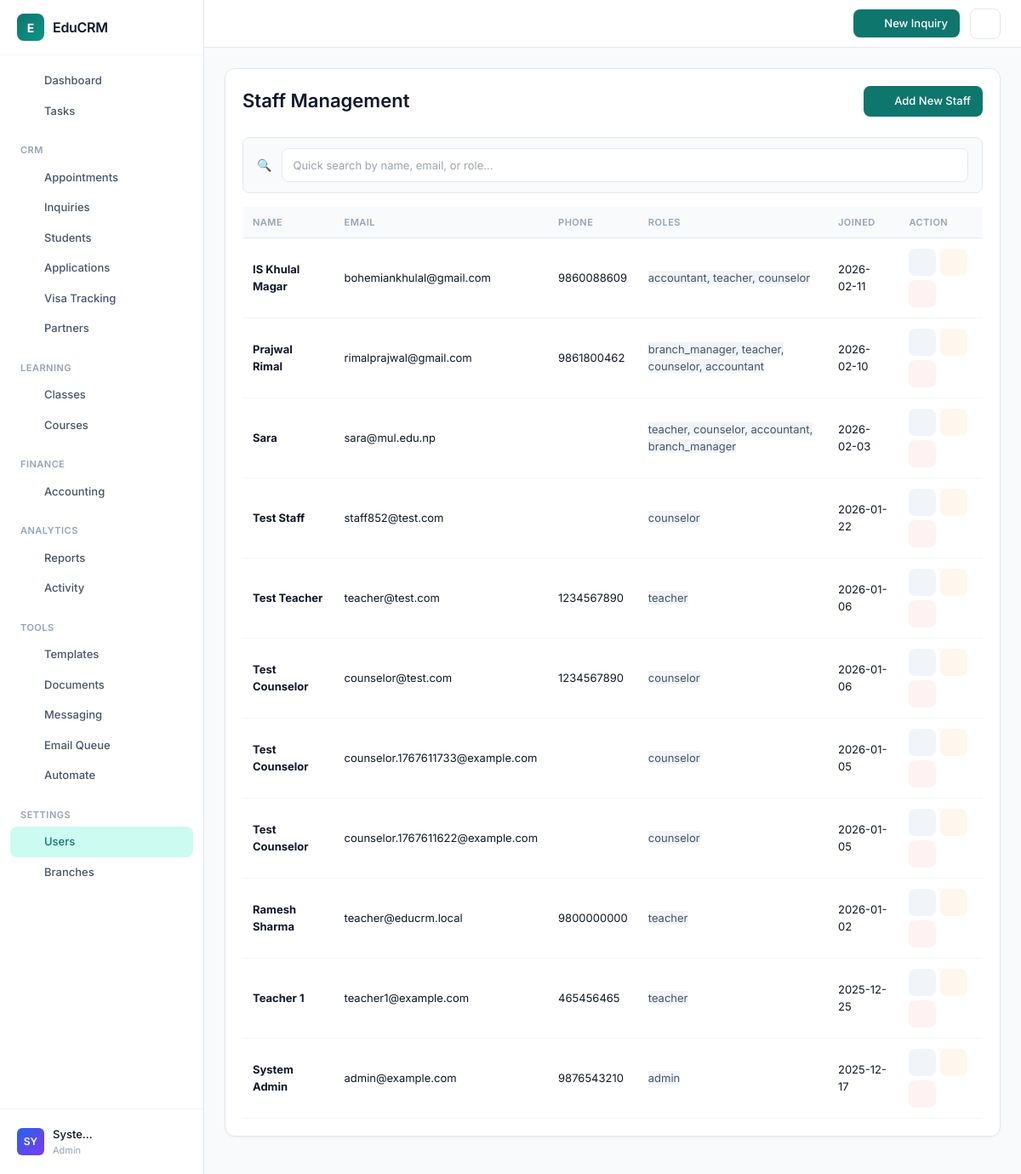
The app's page /modules/users/list.php (signed in) with its own data.
### tables this page shows
CREATE TABLE `users` (
  `id` int(11) NOT NULL,
  `name` varchar(100) NOT NULL,
  `email` varchar(100) NOT NULL,
  `password_hash` varchar(255) NOT NULL,
  `role` enum('admin','counselor','teacher','student') NOT NULL DEFAULT 'student',
  `phone` varchar(20) DEFAULT NULL,
  `address` text DEFAULT NULL,
  `country_id` int(11) DEFAULT NULL,
  `education_level_id` int(11) DEFAULT NULL,
  `country` varchar(100) DEFAULT NULL,
  `education_level` varchar(50) DEFAULT NULL,
  `passport_number` varchar(50) DEFAULT NULL,
  `created_at` timestamp NOT NULL DEFAULT current_timestamp(),
  `reset_token` varchar(100) DEFAULT NULL,
  `token_expiry` datetime DEFAULT NULL,
  `deleted_at` timestamp NULL DEFAULT NULL,
  `two_factor_secret` varchar(32) DEFAULT NULL,
  `two_factor_enabled` tinyint(1) DEFAULT 0,
  `last_login_at` timestamp NULL DEFAULT NULL,
  `last_login_ip` varchar(45) DEFAULT NULL,
  `branch_id` int(11) DEFAULT NULL,
  `updated_at` datetime DEFAULT NULL
);

### app/bootstrap.php (called while the page is built, shortened)
<?php
spl_autoload_register(function ($class) {
    $prefix = 'EduCRM\\';
    $base_dir = APP_ROOT . '/app/';
    $len = strlen($prefix);
    $relative_class = substr($class, $len);
    $file = $base_dir . str_replace('\\', '/', $relative_class) . '.php';
});

### app/Services/BranchService.php (called while the page is built, shortened)
<?php
class BranchService
{
    private \PDO $pdo;
    public function __construct(\PDO $pdo)
    {
        $this->pdo = $pdo;
    }
    public function getBranchFilter(int $userId, string $tableAlias = ''): string
    {
        $stmt = $this->pdo->prepare("
            SELECT r.name
            FROM roles r
            JOIN user_roles ur ON r.id = ur.role_id
            WHERE ur.user_id = ?
        ");
        $stmt->execute([$userId]);
        $roles = $stmt->fetchAll(\PDO::FETCH_COLUMN);
        if (in_array('admin', $roles)) {
            return '';
        }
        $branch = $this->getUserBranch($userId);
        $prefix = $tableAlias ? $tableAlias . '.' : '';
        return " AND {$prefix}branch_id = " . (int) $branch['id'];
    }
}

### modules/users/list.php (the view, shortened to what this page needs)
<?php
require_once '../../app/bootstrap.php';
$branchService = new \EduCRM\Services\BranchService($pdo);
$branchFilter = $branchService->getBranchFilter($_SESSION['user_id'], 'u');
$users = $pdo->query("
    SELECT u.id, u.name, u.email, u.phone, u.created_at, GROUP_CONCAT(r.name SEPARATOR ', ') as roles
    FROM users u
    JOIN user_roles ur ON u.id = ur.user_id
    JOIN roles r ON ur.role_id = r.id
    WHERE r.name != 'student' $branchFilter
    GROUP BY u.id
    ORDER BY u.id DESC
")->fetchAll();
require_once '../../templates/header.php';
?>
<div class="card">
    <div class="page-header">
        <h2 class="page-title">Staff Management</h2>
        <a href="add.php" class="btn btn-primary">
            <?php echo \EduCRM\Services\NavigationService::getIcon('plus', 16); ?> Add New Staff
        </a>
    </div>
    <div class="bg-slate-50 px-4 py-3 rounded-lg border border-slate-200 mb-4">
        <div x-data='searchFilter({
            data: <?php echo json_encode(array_map(function ($u) {
                return [
                    'id' => $u['id'],
                    'name' => $u['name'],
                    'email' => $u['email'],
                    'phone' => $u['phone'] ?? '',
                    'roles' => $u['roles'] ?? ''
                ];
            }, $users)); ?>,
            searchFields: ["name", "email", "roles"],
            minLength: 1,
            maxResults: 8
        })' class="relative">
            <div class="flex items-center gap-3">
                <span class="text-slate-400">🔍</span>
                <input type="text" x-model="query" @input="search()" @focus="if(query.length >= 1) showResults = true"
                    @keydown="handleKeydown($event)" @keydown.escape="showResults = false"
                    class="flex-1 px-3 py-2 border border-slate-300 rounded-lg text-sm focus:ring-2 focus:ring-primary-500"
                    placeholder="Quick search by name, email, or role..." autocomplete="off">
            </div>
        </div>
    </div>
    <table>
        <thead>
            <tr>
                <th>Name</th>
                <th>Email</th>
                <th>Phone</th>
                <th>Roles</th>
                <th>Joined</th>
                <th>Action</th>
            </tr>
        </thead>
        <tbody>
            <?php foreach ($users as $u): ?>
                <tr>
                    <td><strong><?php echo htmlspecialchars($u['name']); ?></strong></td>
                    <td><?php echo htmlspecialchars($u['email']); ?></td>
                    <td><?php echo htmlspecialchars($u['phone']); ?></td>
                    <td>
                        <span class="status-badge" style="background: #f1f5f9; color: #475569;">
                            <?php echo htmlspecialchars($u['roles'] ?: 'None'); ?>
                        </span>
                    </td>
                    <td><?php echo date('Y-m-d', strtotime($u['created_at'])); ?></td>
                    <td>
                        <div style="display: flex; gap: 5px; flex-wrap: wrap;">
                            <a href="edit.php?id=<?php echo $u['id']; ?>" class="action-btn default" title="Edit">
                                <?php echo \EduCRM\Services\NavigationService::getIcon('edit', 16); ?>
                            </a>
                            <a href="reset_password.php?id=<?php echo $u['id']; ?>" class="action-btn orange"
                                title="Reset Password">
                                <?php echo \EduCRM\Services\NavigationService::getIcon('settings', 16); ?>
                            </a>
                            <a href="#" onclick="confirmDelete(<?php echo $u['id']; ?>)" class="action-btn red"
                                title="Delete">
                                <?php echo \EduCRM\Services\NavigationService::getIcon('trash', 16); ?>
                            </a>
                        </div>
                    </td>
                </tr>
            <?php endforeach; ?>
        </tbody>
    </table>
</div>
<?php require_once '../../templates/footer.php'; ?>

### app/Services/NavigationService.php (shortened to what this page needs)
<?php
class NavigationService
{
    public static function getIcon($name, $size = 18)
    {
        $path = $icons[$name] ?? $icons['home'];
        return '<svg xmlns="http://www.w3.org/2000/svg" width="' . $size . '" height="' . $size . '" viewBox="0 0 24 24" fill="none" stroke="currentColor" stroke-width="2" stroke-linecap="round" stroke-linejoin="round">' . $path . '</svg>';
    }
}

### public/assets/css/sidebar.css (style rules this page uses)
:root { --primary: #0f766e; --primary-hover: #0d9488; --primary-light: #ccfbf1; --accent-red: #dc2626; --accent-red-light: #fef2f2; --accent-orange: #ea580c; --accent-orange-light: #fff7ed; --accent-amber: #d97706; --accent-amber-light: #fffbeb; --accent-green: #16a34a; --accent-green-light: #f0fdf4; --accent-blue: #2563eb; --accent-blue-light: #eff6ff; --accent-violet: #7c3aed; --accent-violet-light: #f5f3ff; --bg: #f8fafc; --surface: #ffffff; --border: #e2e8f0; --border-light: #f1f5f9; --text: #0f172a; --text-secondary: #475569; --text-muted: #94a3b8; --sidebar-width: 240px; --sidebar-bg: #ffffff; --sidebar-border: #e2e8f0; --shadow-xs: 0 1px 2px rgba(0, 0, 0, 0.04); --shadow-sm: 0 1px 3px rgba(0, 0, 0, 0.06), 0 1px 2px rgba(0, 0, 0, 0.04); --shadow-md: 0 4px 6px -1px rgba(0, 0, 0, 0.06), 0 2px 4px -1px rgba(0, 0, 0, 0.04); --radius-sm: 6px; --radius-md: 8px; --radius-lg: 12px; --transition: 150ms ease; }
*, *::before, *::after { box-sizing: border-box; }
body { margin: 0; padding: 0; font-family: 'Inter', -apple-system, BlinkMacSystemFont, 'Segoe UI', system-ui, sans-serif; font-size: 14px; line-height: 1.5; color: var(--text); background: var(--bg); -webkit-font-smoothing: antialiased; }
.nav-link svg { flex-shrink: 0; opacity: 0.7; }
.nav-link.active svg { opacity: 1; }
.header-btn svg { width: 16px; height: 16px; }
.card { background: var(--surface); border: 1px solid var(--border); border-radius: var(--radius-lg); padding: 20px; margin-bottom: 20px; }
.btn { display: inline-flex; align-items: center; justify-content: center; gap: 6px; padding: 8px 14px; border-radius: var(--radius-md); font-size: 13px; font-weight: 500; cursor: pointer; text-decoration: none; border: none; transition: all var(--transition); background: var(--primary); color: white; }
.btn-primary { background: var(--primary); color: white; }
table { width: 100%; border-collapse: collapse; }
table thead th { padding: 10px 12px; text-align: left; font-size: 11px; font-weight: 600; text-transform: uppercase; letter-spacing: 0.5px; color: var(--text-muted); background: var(--bg); border-bottom: 1px solid var(--border); }
table td { padding: 12px; font-size: 13px; border-bottom: 1px solid var(--border-light); }
.page-header { display: flex; align-items: center; justify-content: space-between; margin-bottom: 24px; }
.page-title { font-size: 22px; font-weight: 600; color: var(--text); margin: 0; }
.action-btn { width: 32px; height: 32px; display: inline-flex; align-items: center; justify-content: center; border-radius: var(--radius-md); text-decoration: none; transition: all var(--transition); cursor: pointer; }
.action-btn svg { width: 16px; height: 16px; }
.action-btn.default { background: var(--border-light); color: var(--text-secondary); }
.action-btn.red { background: var(--accent-red-light); color: var(--accent-red); }
.action-btn.orange { background: var(--accent-orange-light); color: var(--accent-orange); }
.rounded-lg { border-radius: var(--radius-md) !important; }
.border-slate-200 { border-color: var(--border) !important; }
.text-slate-400 { color: var(--text-muted) !important; }
.bg-slate-50 { background: var(--bg) !important; }
input[type="text"], input[type="email"], input[type="password"], input[type="number"], input[type="search"], input[type="tel"], input[type="url"], input[type="date"], select, textarea { padding: 9px 12px; border: 1px solid var(--border); border-radius: var(--radius-md); font-size: 13px; font-family: inherit; background: var(--surface); color: var(--text); transition: all var(--transition); }

### records on screen
users: name "IS Khulal Magar", email "bohemiankhulal@gmail.com", phone "9860088609", roles "accountant, teacher, counselor", created_at "2026-02-11", $size 16 (drawn)
users: name "Prajwal Rimal", email "rimalprajwal@gmail.com", phone "9861800462", roles "branch_manager, teacher, counselor, accountant", created_at "2026-02-10", $size 16 (drawn)
users: name "Sara", email "sara@mul.edu.np", roles "teacher, counselor, accountant, branch_manager", created_at "2026-02-03", $size 16 (drawn)
users: name "Test Staff", email "staff852@test.com", roles "counselor", created_at "2026-01-22", $size 16 (drawn)
users: name "Test Teacher", email "teacher@test.com", phone "1234567890", roles "teacher", created_at "2026-01-06", $size 16 (drawn)
users: name "Test Counselor", email "counselor@test.com", phone "1234567890", roles "counselor", created_at "2026-01-06", $size 16 (drawn)
users: name "Test Counselor", email "counselor.1767611733@example.com", roles "counselor", created_at "2026-01-05", $size 16 (drawn)
users: name "Test Counselor", email "counselor.1767611622@example.com", roles "counselor", created_at "2026-01-05", $size 16 (drawn)
users: name "Ramesh Sharma", email "teacher@educrm.local", phone "9800000000", roles "teacher", created_at "2026-01-02", $size 16 (drawn)
users: name "Teacher 1", email "teacher1@example.com", phone "465456465", roles "teacher", created_at "2025-12-25", $size 16 (drawn)
users: name "System Admin", email "admin@example.com", phone "9876543210", roles "admin", created_at "2025-12-17", $size 16 (drawn)

### other values on screen
$item['label'] "Dashboard"
$item['label'] "Tasks"
$section['title'] "CRM"
$item['label'] "Appointments"
$item['label'] "Inquiries"
$item['label'] "Students"
$item['label'] "Applications"
$item['label'] "Visa Tracking"
$item['label'] "Partners"
$section['title'] "LEARNING"
$item['label'] "Classes"
$item['label'] "Courses"
$section['title'] "FINANCE"
$item['label'] "Accounting"
$section['title'] "ANALYTICS"
